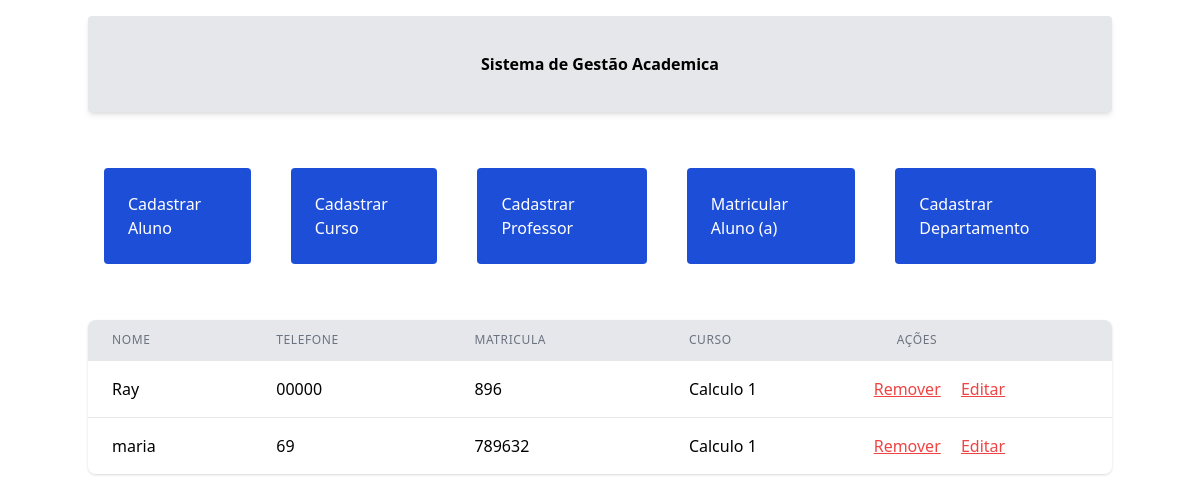
/, run on an earlier commit of the app's database.
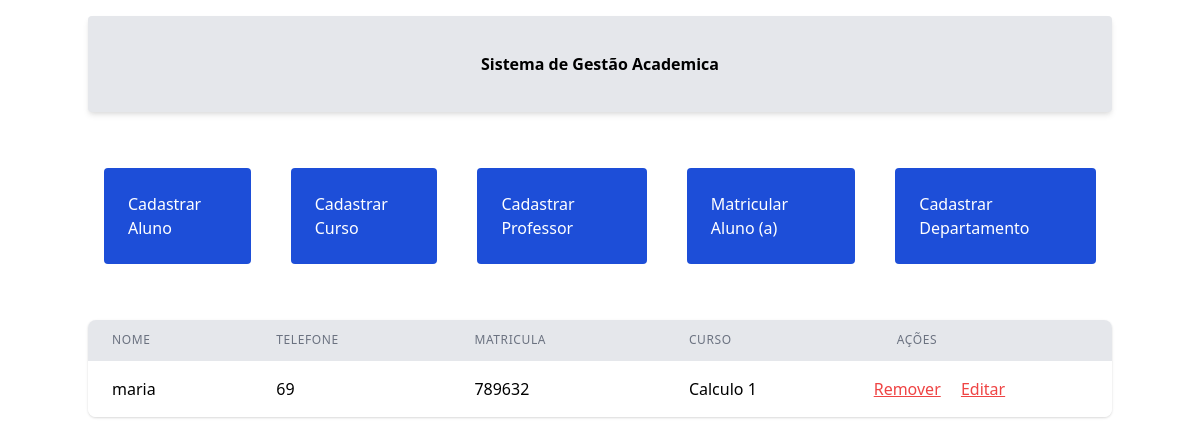
And on a later commit of the database.
### sistema_academico/models.py (models this page shows, shortened)
class Aluno(models.Model):
    nome = models.CharField(max_length=100)
    cpf = models.IntegerField()
    endereco = models.CharField(max_length=200)
    telefone = models.CharField(max_length=20, null=True, blank=True)
    email = models.EmailField()
    data_nascimento = models.DateField()
    matricula = models.CharField(max_length=20)

class Matricula(models.Model):
    aluno = models.ForeignKey(Aluno, on_delete=models.CASCADE, related_name='matriculas')
    curso = models.ForeignKey(Curso, on_delete=models.CASCADE)

class Curso(models.Model):
    nome = models.CharField(max_length=100)
    descricao = models.TextField()
    duracao = models.IntegerField()
    coordenador = models.CharField(max_length=100)
    carga_horaria = models.IntegerField()
    departamento = models.ForeignKey(Departamento, on_delete=models.CASCADE,default=1)

### sistema_academico/views.py (the view)
# urls.py: path('', views.home, name='home'),
def home(request):
    alunos_cursos = Aluno.objects.prefetch_related('matriculas__curso').all()
    return render(request, 'home.html', {'alunos_cursos': alunos_cursos})

### sistema_academico/templates/home.html
{% extends 'base.html' %}
{% block content %}
<div class="flex justify-center items-center space-x-10 mb-4 p-4 mt-10 mb-10">
    <a href="{% url 'adicionar_aluno' %}" class="btn bg-blue-700 hover:bg-blue-500 text-white rounded p-6 ">Cadastrar Aluno</a>
    <a href="{% url 'criar_curso' %}" class="btn bg-blue-700 hover:bg-blue-500 text-white rounded p-6 ">Cadastrar Curso</a>
    <a href="{% url 'cadastrar_professor' %}" class="btn bg-blue-700 hover:bg-blue-500 text-white rounded p-6 ">Cadastrar Professor</a>
    <a href="{% url 'matricular_aluno' %}" class="btn bg-blue-700 hover:bg-blue-500 text-white rounded p-6 ">Matricular Aluno (a)</a>
    <a href="{% url 'cadastrar_departamento' %}" class="btn bg-blue-700 hover:bg-blue-500 text-white rounded p-6 ">Cadastrar Departamento</a>
</div>
<table class="min-w-full divide-y divide-gray-200 bg-white shadow overflow-hidden sm:rounded-lg">
    <thead class="bg-gray-200 ">
        <tr>
          <th class="px-6 py-3 text-left text-xs font-medium text-gray-500 uppercase tracking-wider">Nome</th>
          <th class="px-6 py-3 text-left text-xs font-medium text-gray-500 uppercase tracking-wider">Telefone</th>
          <th class="px-6 py-3 text-left text-xs font-medium text-gray-500 uppercase tracking-wider">Matricula</th>
          <th class="px-6 py-3 text-left text-xs font-medium text-gray-500 uppercase tracking-wider">Curso</th>
          <th class="px-6 py-3 text-left text-xs font-medium text-gray-500 uppercase tracking-wider">Ações</th>
        </tr>
    </thead>
    <tbody class="bg-white divide-y divide-gray-200 ">
      {% for aluno in alunos_cursos %}
        <tr>
            <td class="px-6 py-4 whitespace-nowrap">{{ aluno.nome }}</td>
            <td class="px-6 py-4 whitespace-nowrap">{{ aluno.telefone }}</td>
            <td class="px-6 py-4 whitespace-nowrap">{{aluno.matricula}}</td>
            <td class="px-6 py-4 whitespace-nowrap">
              {% for matricula in aluno.matriculas.all %}
                {{ matricula.curso.nome }}
                <br>
              {% endfor %}
            </td>
            <td class="space-x-4">
              <a href="{% url 'delete_aluno' aluno.id %}" class="text-red-500 underline">Remover</a>
              <a href="{% url 'editar_aluno' aluno.id %}" class="text-red-500 underline">Editar</a>
            </td>
        </tr>
      {% empty %}
        <tr>
          <td colspan="5" class="px-6 py-4 whitespace-nowrap">Nenhum Aluno encontrado.</td>
        </tr>
      {% endfor %}
    </tbody>
  </table>
{% endblock %}

What changed in the data, as far as the page shows it:
removed Aluno: nome "Ray", telefone "00000", matricula "896"
removed Matricula: curso.nome "Calculo 1", shown under "Ray"
